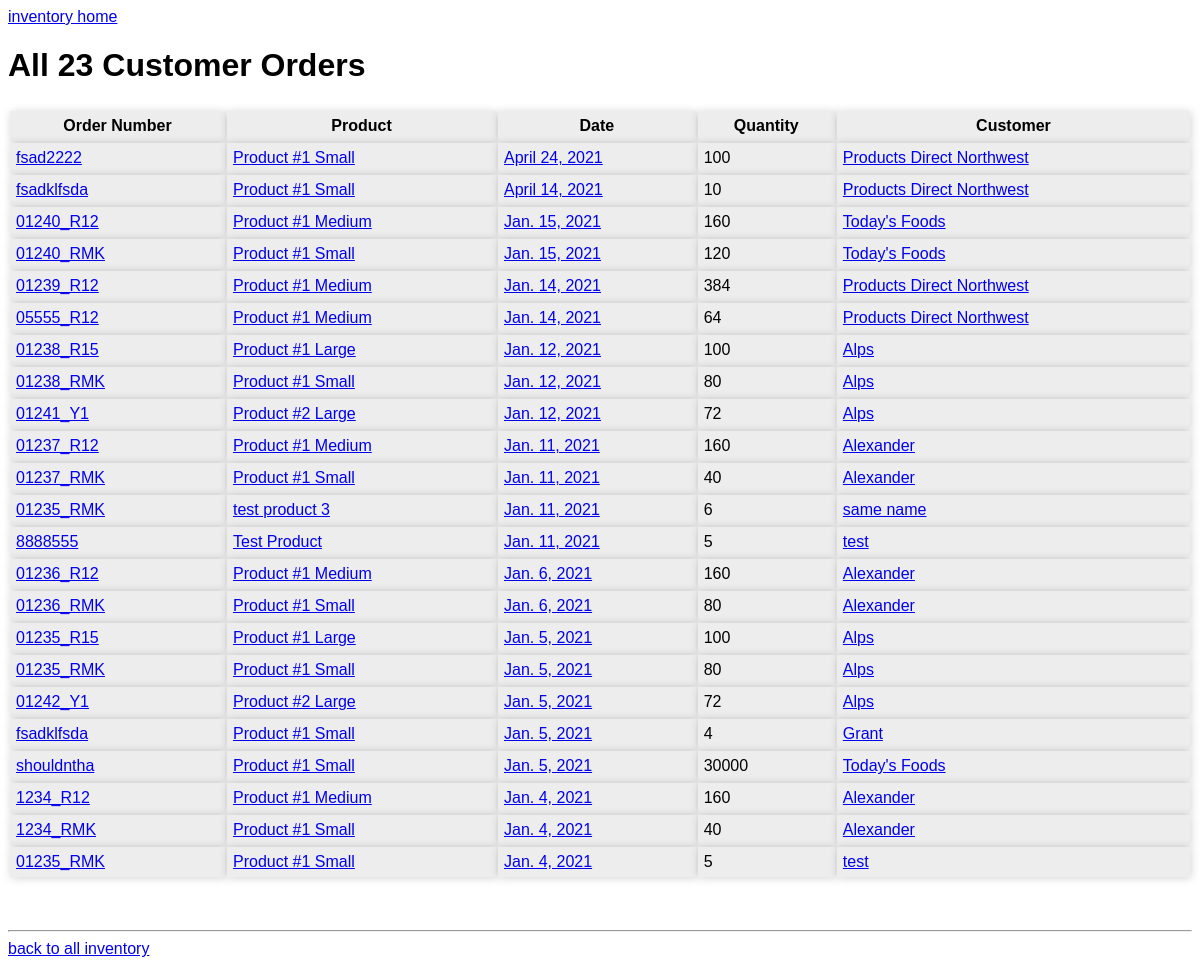
/customer_orders/all/ (signed in), run on an earlier commit of the app's database.
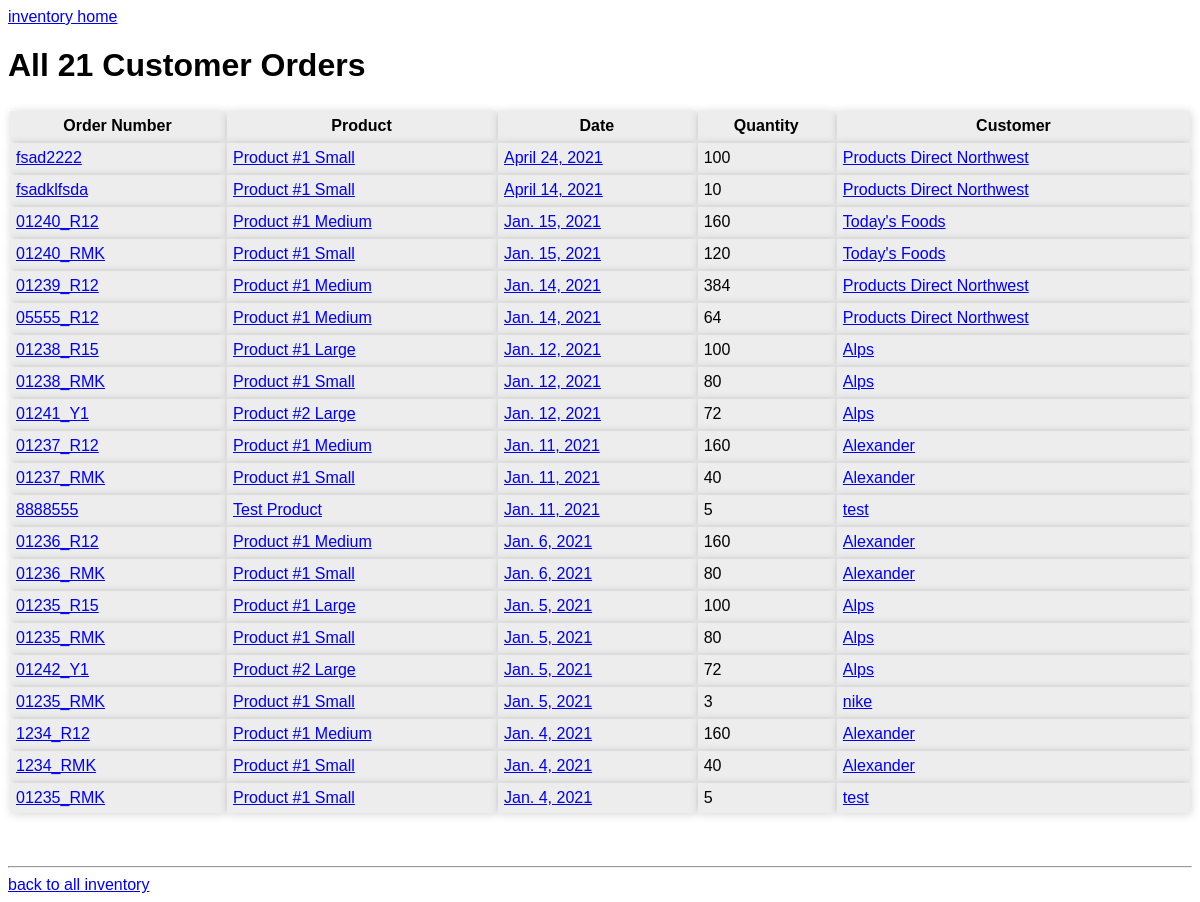
And on a later commit of the database.
### inventory/models.py (models this page shows, shortened)
class CustomerOrder(models.Model):
    order_number = models.CharField(max_length=25)
    customer = models.ForeignKey(Customer, on_delete=models.PROTECT)
    product = models.ForeignKey(Product, on_delete=models.PROTECT)
    date = models.DateField(default=timezone.now)
    quantity = models.IntegerField()

class Product(models.Model):
    name = models.CharField(max_length=50)
    label = models.SlugField(max_length=50, null=True, unique=True)
    user = models.ForeignKey(User, on_delete=models.PROTECT, null=True)

class Customer(models.Model):
    name = models.CharField(max_length=50)
    label = models.SlugField(max_length=50, null=True, unique=True)
    user = models.ForeignKey(User, on_delete=models.PROTECT, null=True)

### inventory/views.py (the view)
# urls.py: path('customer_orders/all/', CustomerOrderList.as_view(), name='all_customer_orders'),
class CustomerOrderList(LoginRequiredMixin, UserPassesTestMixin, ListView):
    model = CustomerOrder
    template_name = 'inventory/customer_orders.html'
    ordering = ['date', 'product']
    def get_queryset(self):
        return CustomerOrder.objects.filter(product__user=self.request.user).order_by('-date', 'customer__name', 'product__name')
    def get_context_data(self, **kwargs):
        co_count = self.get_queryset().count()
        context = super().get_context_data(**kwargs)
        context['co_count'] = co_count
        return context
    def test_func(self):
        if self.get_queryset().count() == 0:
            return True
        elif self.get_queryset().first().product.user == self.request.user:
            return True
        else:
            return False

### inventory/urls.py (called while the page is built)
    def to_url(self, value):
        return value

### inventory/templates/inventory/customer_orders.html
{% extends "inventory/base.html" %}
{% block content %}
    <h1>
        {% if co_filter_count %}
        {{ co_filter_count }} Customer Orders from {{ start_date }} to {{ end_date }}
        {% else %}
        All {{ co_count }} Customer Orders
        {% endif %}
    </h1>
    <table>
        <tr>
            <th>Order Number</th>
            <th>Product</th>
            <th>Date</th>
            <th>Quantity</th>
            <th>Customer</th>
        </tr>
        {% for customer_order in object_list %}
        <tr>
            <td><a href="{% url 'inventory:customer_order_detail' customer_order.pk %}">{{ customer_order.order_number }}</a></td>
            <td><a href="{% url 'inventory:product_orders' customer_order.product.label %}">{{ customer_order.product.name }}</a></td>
            {% if end_date_set or not start_date %}
            <td><a href="{% url 'inventory:date_filter_customer_orders' customer_order.date %}">{{ customer_order.date }}</a></td>
            {% else %}
            <td><a href="{% url 'inventory:date_range_filter_customer_orders' start_date|date:'Y-m-d' customer_order.date %}">{{ customer_order.date }}</a></td>
            {% endif %}
            <td>{{ customer_order.quantity }}</td>
            <td><a href="{% url 'inventory:customer_customer_orders' customer_order.customer.label %}">{{ customer_order.customer.name }}</a></td>
        </tr>
        {% endfor %}
    </table>
    <br>
    <hr>
    <a href="{% url 'inventory:index' %}">back to all inventory</a>
{% endblock content %}

### inventory/templates/inventory/base.html (shortened to what this page needs)
{% load static %}
<!DOCTYPE html>
<html>
<head>
</head>
<body>
<div>
    <a href="{% url 'inventory:index' %}">inventory home</a>
</div>
{% block content %}
{% endblock content %}
</body>
</html>

### inventory/templates/inventory/base.html (style rules this page uses)
body { font-family: sans-serif; }
table { width: 100%; border-width: 0px; border-color: white; margin: 25px 0; }
th, td { border: 1px solid transparent; background-color: #ededed; box-shadow: 1px 1px 10px rgb(0 0 0 / 18%); padding: 5px; }

What changed in the data, as far as the page shows it:
removed CustomerOrder: order_number "01235_RMK", product.name "test product 3", date "Jan. 11, 2021", quantity "6", customer.name "same name"
removed CustomerOrder: order_number "fsadklfsda", product.name "Product #1 Small", date "Jan. 5, 2021", quantity "4", customer.name "Grant"
removed CustomerOrder: order_number "shouldntha", product.name "Product #1 Small", date "Jan. 5, 2021", quantity "30000", customer.name "Today's Foods"
added CustomerOrder: order_number "01235_RMK", product.name "Product #1 Small", date "Jan. 5, 2021", quantity "3", customer.name "nike"
Also different on the page:
{{ co_count }}: "23" → "21"
